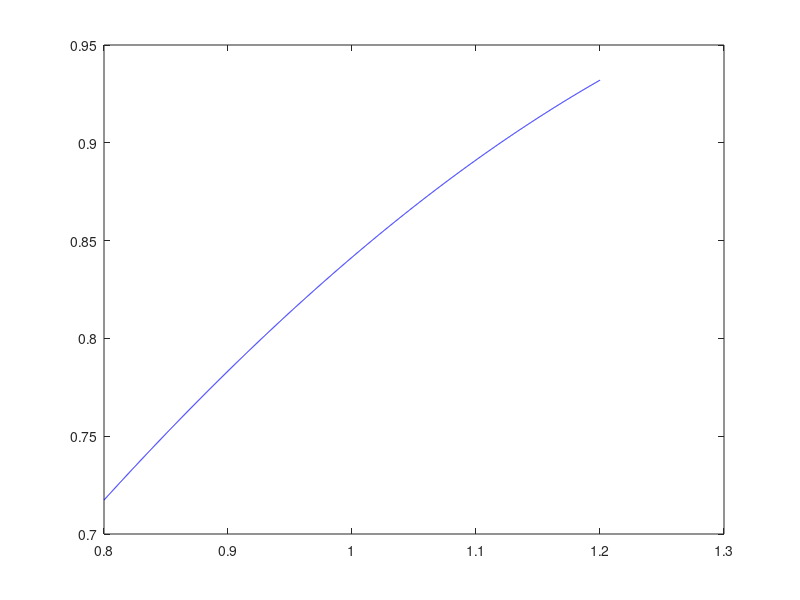

Here is the MATLAB script that generated this plot: (Note: this script raises an error after producing the figure.)
clc
clear all
x1 = 0.8:0.0001:0.9999;
x2 = 1.0001:0.0001:1.2;
x = [x1,x2];
y = sin(x);
plot(x,y,'-b')
syms x3;
f=sin(x3);
y=vpa(limit(f,x3,1))